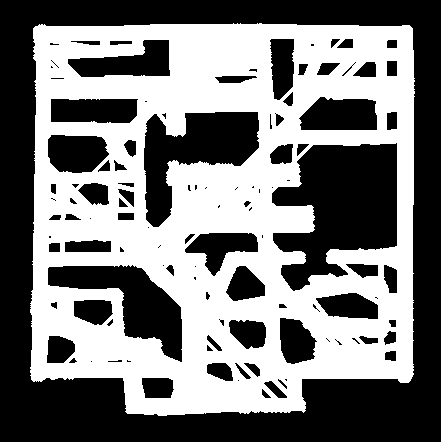
#> input picture processed/00caea0f97034e3b8cd8e7a25aa29a73_home.png, 448 x 442 px; its folder holds only this picture in this run
$ python layout_extraction.py
#> lines starting #> are read from the running program, lines starting #| are printed output that depends on the picture; after the words box and inside, x2 and y2 are one past the last pixel; in counts of white or black regions, pixels touching at a corner belong together
import cv2
import json
import os
import sys
import glob
import numpy as np
import google.generativeai as genai
from dotenv import load_dotenv
import time

# Load Environment for API Key
env_path = os.path.join(os.path.dirname(__file__), 'backend', '.env')
if not os.path.exists(env_path):
    env_path = os.path.join(os.path.dirname(__file__), '.env') # Fallback
load_dotenv(env_path, override=True)

api_key = os.getenv("GEMINI_API_KEY")
client = None
model_name = None

if False: # api_key:
    genai.configure(api_key=api_key)

    # Try to find a working vision model
    # gemini-1.5-flash-8b is the most cost-effective model, with fallback to gemini-1.5-flash
    candidates = ['gemini-1.5-flash-8b', 'gemini-1.5-flash', 'gemini-flash-latest', 'gemini-1.5-pro']

    for m_name in candidates:
        try:
            print(f"DEBUG: Testing model {m_name}...")

            # VALIDATE by generating simple text
            # This ensures the model name exists and API key has access
            model = genai.GenerativeModel(m_name)
            model.generate_content("Hello")

            client = model
            model_name = m_name
            print(f"DEBUG: Selected and Validated model {m_name}")
            break
        except Exception as e:
            print(f"DEBUG: Model {m_name} failed validation: {e}")

    if model_name is None:
         print("WARNING: No working Gemini Vision model found. AI features disabled.")
else:
    print("WARNING: No GEMINI_API_KEY found. Room recognition will be heuristic.")

# Determine paths
# Arg 1: Processed Image (Binary mask)
# Arg 2: Output JSON Path
# Arg 3: Original Image (Color, for AI Vision)
if len(sys.argv) > 1:
    IMAGE_PATH = sys.argv[1]
else:
    candidates = sorted(glob.glob(os.path.join('processed', '*')), key=os.path.getmtime, reverse=True)
    if not candidates:
        raise FileNotFoundError('No files found in processed/; run preprocessing first')
    IMAGE_PATH = candidates[0]

OUTPUT_LAYOUT = sys.argv[2] if len(sys.argv) > 2 else "layout.json"
ORIGINAL_PATH = sys.argv[3] if len(sys.argv) > 3 else None

# Read processed image
image = cv2.imread(IMAGE_PATH, cv2.IMREAD_GRAYSCALE)
#> image: shape (442, 448); 48.8% white; 2 white regions, box (x1, y1, x2, y2) and area: (30, 23, 415, 416) 93499, (441, 0, 448, 442) 3094
if image is None:
    raise FileNotFoundError(f"Processed image not readable: {IMAGE_PATH}")

# Read Original Image for AI
original_img = None
if ORIGINAL_PATH and os.path.exists(ORIGINAL_PATH):
    original_img = cv2.imread(ORIGINAL_PATH)

# Ensure a clean binary image (use Otsu to adapt to varying brightness)
_, thresh = cv2.threshold(image, 0, 255, cv2.THRESH_BINARY + cv2.THRESH_OTSU)

# If walls are white lines and interiors are dark, invert so room interiors are white regions
white_count = int(np.sum(thresh == 255))
#> white_count = 96593
black_count = int(np.sum(thresh == 0))
#> black_count = 101423
if white_count < black_count:
    thresh = 255 - thresh

# Morphology to fill small gaps and remove noise
kernel = cv2.getStructuringElement(cv2.MORPH_RECT, (7, 7))
clean = cv2.morphologyEx(thresh, cv2.MORPH_CLOSE, kernel)
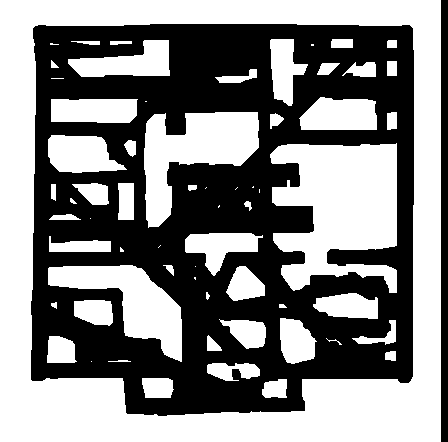
#> clean: shape (442, 448); 52.5% white; 2 black regions, box (x1, y1, x2, y2) and area: (31, 24, 414, 416) 91028, (441, 0, 448, 442) 3094
clean = cv2.morphologyEx(clean, cv2.MORPH_OPEN, kernel)
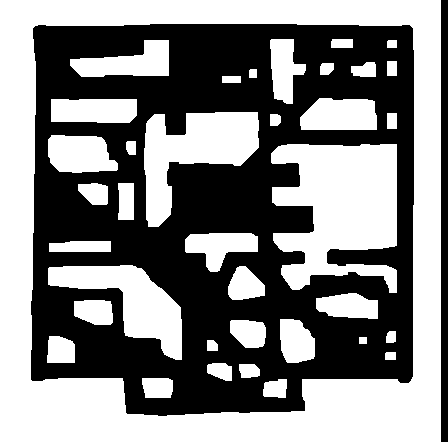
#> clean: shape (442, 448); 51.6% white; 2 black regions

# Find contours
contours, hierarchy = cv2.findContours(clean, cv2.RETR_CCOMP, cv2.CHAIN_APPROX_SIMPLE)
#> contours = 38 contours; largest, box (x1, y1, x2, y2) and area: (0, 0, 441, 442) 194040, (30, 23, 415, 417) 141326, (271, 144, 397, 293) 12884, (144, 112, 259, 227) 6396, (48, 265, 182, 360) 5131

rooms = []
if contours is None:
    contours = []

# [44 lines left out: function identify_room_with_ai, not called in this run]

print(f"DEBUG: Found {len(contours)} contours.")
#| DEBUG: Found 38 contours.

# Extract Rooms
for i, contour in enumerate(contours):
    area = cv2.contourArea(contour)

    # Ignore noise
    if area < 2000 or area > (image.shape[0] * image.shape[1] * 0.95):
        continue

    x, y, w, h = cv2.boundingRect(contour)

    # --- AI RECOGNITION UPGRADE ---
    room_type = "Unknown"

    # Only try AI if we have the original image and API key
    if original_img is not None and client is not None and model_name is not None:

        print(f" Asking AI about Room {len(rooms)+1} (x:{int(x)}, y:{int(y)})...")
        ai_label = identify_room_with_ai(original_img, x, y, w, h)
        if ai_label:
            room_type = ai_label
            print(f" -> AI says: {ai_label}")
        else:
            print(" -> AI unsure.")
            # If AI failed with critical error (model_name is None now), stop trying
            if model_name is None:
                print("Stopping AI extraction due to previous errors.")

        # Rate limit protection (Free tier 15 RPM = 1 req / 4s)
        # Sleeping 5 seconds ensures we stay well below the 15 RPM limit.
        time.sleep(5.0)

    # -----------------------------

    room_data = {
        "room_id": len(rooms) + 1,
        "type": room_type, # Placeholder, will be filled by AI or Heuristic
        "approx_area": int(area),
        "bbox": {"x": int(x), "y": int(y), "w": int(w), "h": int(h)}
    }
    rooms.append(room_data)
#> this loop made 38 passes
#> area on passes 1, 2, 3, 4, 5, 6, 8, 9, 10, 11, 12, 13: 348.5, 531.5, 226.5, 316.5, 69.5, 92, 631.5, 91, 780.5, 1198.5, 786.5, 1180.5
#> (area, x, y, w, h) on passes 15, 20, 22, 25, 27, 34: (5131, 48, 265, 134, 95), (12884, 271, 144, 126, 149), (2069.5, 48, 135, 70, 38), (6395.5, 144, 112, 115, 115), (2080.5, 300, 98, 77, 32), (2113, 70, 40, 99, 37)
#> after the loop, rooms = 7 items

# --- Fallback Heuristics for 'Unknown' Rooms ---
# Use the old logic to fill in gaps if AI failed or Key missing
rooms.sort(key=lambda r: r['approx_area'], reverse=True)
total_rooms = len(rooms)
#> total_rooms = 7

# If mostly unknown, apply heuristics
unknowns = [r for r in rooms if r['type'] == "Unknown"]
#> unknowns = 7 items

if len(unknowns) > 0:
    print("Applying heuristics to unknown rooms...")
    for i, r in enumerate(rooms):
        if r['type'] != "Unknown":
            continue

        # Logic based on rank in size sorted list
        # We need the index 'i' to be the rank in the SORTED list

        if i == 0:
            r['type'] = 'Living Room'
        elif i == 1:
            r['type'] = 'Master Bedroom' if total_rooms >= 4 else 'Bedroom'
        elif i == 2:
            r['type'] = 'Kitchen' if total_rooms >= 3 else 'Bedroom'
        elif i == total_rooms - 1 and total_rooms >= 3:
            r['type'] = 'Bathroom'
        elif i == total_rooms - 2 and total_rooms >= 4:
            r['type'] = 'Bathroom' if total_rooms > 5 else 'Bedroom'
        elif i == 3:
            r['type'] = 'Dining Room' if total_rooms >= 6 else 'Bedroom'
        else:
            r['type'] = 'Bedroom'
#> this loop made 7 passes

# Reset ID
for i, r in enumerate(rooms):
    r['room_id'] = i + 1

layout_data = {
    "total_rooms": len(rooms),
    "rooms": rooms
}

with open(OUTPUT_LAYOUT, "w") as f:
    json.dump(layout_data, f, indent=4)

print(f"Layout extraction completed. Output: {OUTPUT_LAYOUT}")
